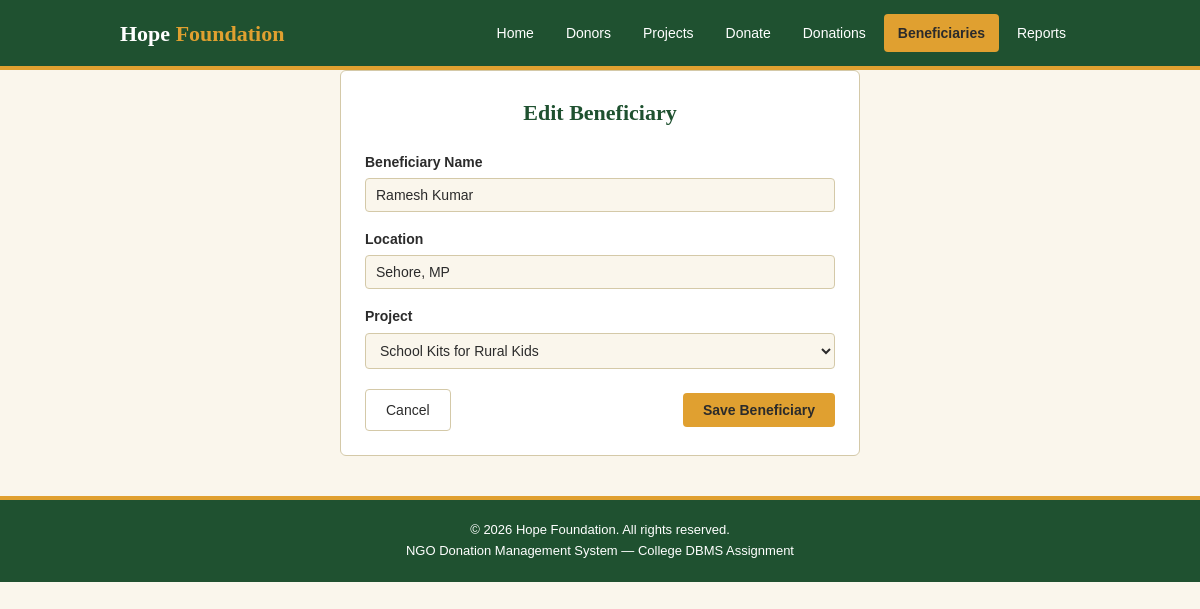
The app's page /ngo/beneficiary_form.php?beneficiary_id=1 with its own data.
### tables this page shows
CREATE TABLE beneficiaries (
  beneficiary_id    INT AUTO_INCREMENT PRIMARY KEY,
  beneficiary_name  VARCHAR(100) NOT NULL,
  location          VARCHAR(100) NOT NULL,
  project_id        INT NOT NULL,
  FOREIGN KEY (project_id) REFERENCES projects(project_id)
    ON DELETE RESTRICT ON UPDATE CASCADE
);

CREATE TABLE projects (
  project_id    INT AUTO_INCREMENT PRIMARY KEY,
  project_name  VARCHAR(150) NOT NULL,
  category      ENUM('Education','Health','Environment','Food','Other') NOT NULL,
  budget        DECIMAL(12,2) NOT NULL CHECK (budget >= 0)
);

### ngo/beneficiary_form.php (the view, shortened to what this page needs)
<?php
require_once 'includes/db.php';
include 'includes/header.php';
$beneficiary_name = '';
$location         = '';
$project_id       = 0;
$page_title       = 'Add New Beneficiary';
if (isset($_GET['beneficiary_id']) && (int)$_GET['beneficiary_id'] > 0) {
    $beneficiary_id = (int)$_GET['beneficiary_id'];
    $stmt = $conn->prepare('SELECT beneficiary_name, location, project_id FROM beneficiaries WHERE beneficiary_id = ?');
    $stmt->bind_param('i', $beneficiary_id);
    $stmt->execute();
    $res = $stmt->get_result();
    if ($res->num_rows > 0) {
        $row             = $res->fetch_assoc();
        $beneficiary_name = $row['beneficiary_name'];
        $location         = $row['location'];
        $project_id       = (int)$row['project_id'];
        $page_title       = 'Edit Beneficiary';
    }
}
$projects = $conn->query('SELECT project_id, project_name FROM projects ORDER BY project_id');
?>
<div class="wrapper">
    <div class="form-card">
        <h1><?php echo htmlspecialchars($page_title); ?></h1>
        <form action="process_beneficiary.php" method="post">
            <div class="form-group">
                <label for="beneficiary_name">Beneficiary Name</label>
                <input type="text" id="beneficiary_name" name="beneficiary_name"
                       required placeholder="e.g. Aarav Singh"
                       value="<?php echo htmlspecialchars($beneficiary_name); ?>">
            </div>
            <div class="form-group">
                <label for="location">Location</label>
                <input type="text" id="location" name="location"
                       required placeholder="e.g. Jaipur, Rajasthan"
                       value="<?php echo htmlspecialchars($location); ?>">
            </div>
            <div class="form-group">
                <label for="project_id">Project</label>
                <select id="project_id" name="project_id" required>
                    <?php while ($p = $projects->fetch_assoc()): ?>
                        <option value="<?php echo (int)$p['project_id']; ?>"
                            <?php echo $project_id === (int)$p['project_id'] ? 'selected' : ''; ?>>
                            <?php echo htmlspecialchars($p['project_name']); ?>
                        </option>
                    <?php endwhile; ?>
                </select>
            </div>
            <div class="form-actions">
                <a href="beneficiaries.php" class="btn btn-cancel">Cancel</a>
                <button type="submit" class="btn btn-primary">Save Beneficiary</button>
            </div>
        </form>
    </div>
</div>
<?php include 'includes/footer.php'; ?>

### ngo/css/style.css (style rules this page uses)
:root { --primary: #1f5130; --bg: #faf6ec; --accent: #e0a030; --text: #2b2b2b; --soft-green: #e4efe2; --border: #d4c9a8; --white: #ffffff; --danger: #a83232; --danger-hover: #8a2828; }
* { margin: 0; padding: 0; box-sizing: border-box; }
body { font-family: Arial, Verdana, sans-serif; font-size: 15px; color: var(--text); background-color: var(--bg); line-height: 1.6; }
h1, h2, h3, h4 { font-family: Georgia, "Times New Roman", serif; color: var(--primary); margin-bottom: 12px; }
a { color: var(--primary); text-decoration: none; }
.wrapper { max-width: 1000px; margin: 0 auto; padding: 0 20px; }
.form-card { background-color: var(--white); border: 1px solid var(--border); border-radius: 6px; padding: 24px; max-width: 520px; margin: 0 auto; }
.form-card h1 { text-align: center; font-size: 22px; margin-bottom: 20px; }
.form-group { margin-bottom: 16px; }
.form-group label { display: block; font-weight: bold; font-size: 14px; margin-bottom: 5px; color: var(--text); }
.form-group input[type="text"], .form-group input[type="email"], .form-group input[type="tel"], .form-group input[type="number"], .form-group input[type="date"], .form-group select { width: 100%; padding: 8px 10px; border: 1px solid var(--border); border-radius: 4px; font-size: 14px; font-family: Arial, Verdana, sans-serif; background-color: var(--bg); color: var(--text); }
.form-actions { display: flex; justify-content: space-between; align-items: center; margin-top: 20px; gap: 10px; }
.btn { display: inline-block; padding: 9px 20px; font-size: 14px; font-family: Arial, Verdana, sans-serif; border: none; border-radius: 4px; cursor: pointer; text-decoration: none; text-align: center; }
.btn-primary { background-color: var(--accent); color: var(--text); font-weight: bold; }
.btn-cancel { background-color: var(--white); color: var(--text); border: 1px solid var(--border); }

### records on screen
beneficiaries: beneficiary_name "Ramesh Kumar", location "Sehore, MP", project_id "School Kits for Rural Kids"

### other values on screen
$page_title "Edit Beneficiary"
